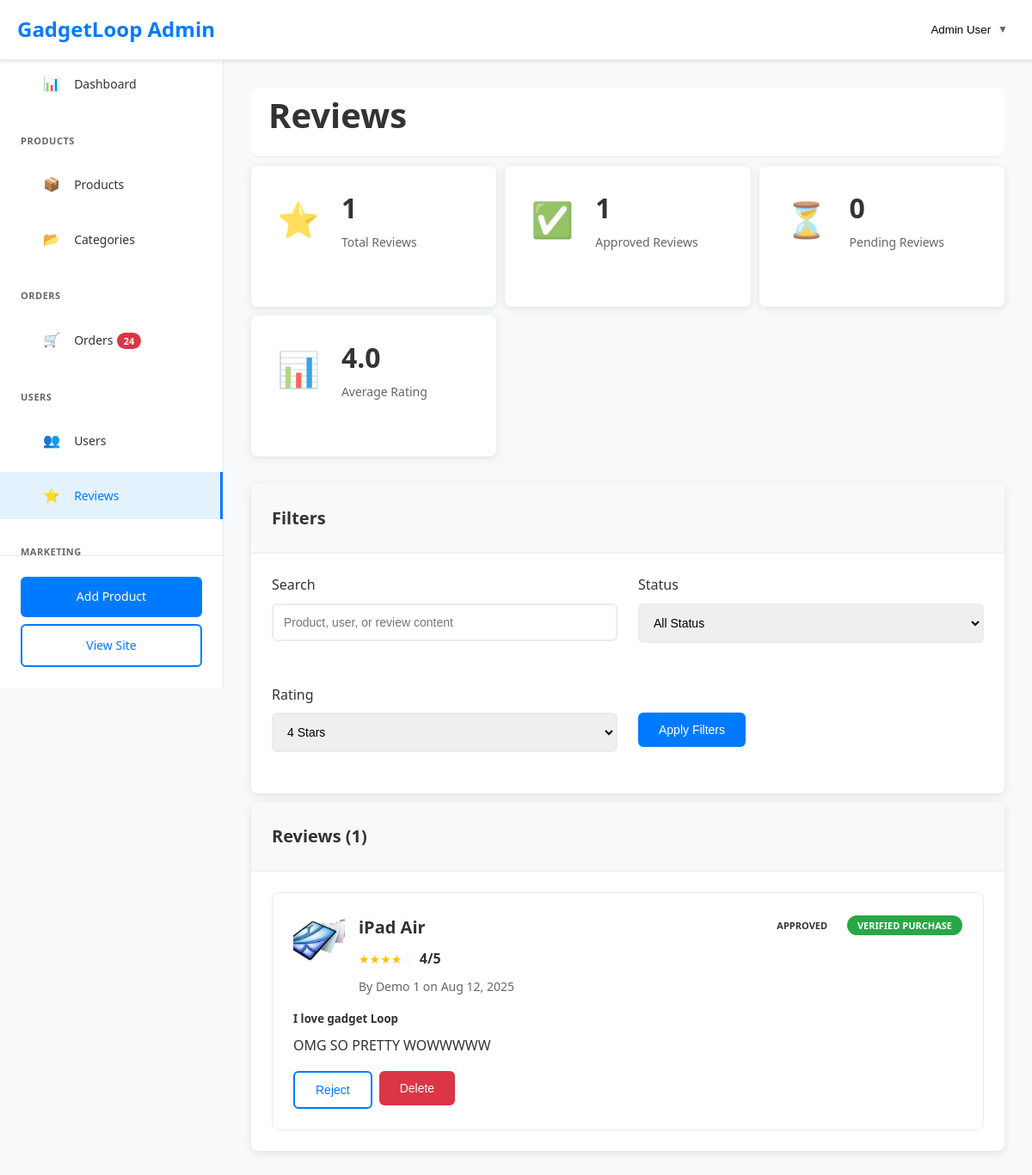
Page /admin/reviews.php?rating=4 (signed in) on the committed database.
### tables this page shows
CREATE TABLE `reviews` (
  `id` int(11) NOT NULL AUTO_INCREMENT,
  `product_id` int(11) NOT NULL,
  `user_id` int(11) NOT NULL,
  `order_id` int(11) DEFAULT NULL,
  `rating` int(11) NOT NULL CHECK (`rating` >= 1 and `rating` <= 5),
  `title` varchar(200) DEFAULT NULL,
  `comment` text DEFAULT NULL,
  `is_verified_purchase` tinyint(1) DEFAULT 0,
  `is_approved` tinyint(1) DEFAULT 1,
  `created_at` timestamp NOT NULL DEFAULT current_timestamp(),
  `updated_at` timestamp NOT NULL DEFAULT current_timestamp() ON UPDATE current_timestamp(),
  PRIMARY KEY (`id`),
  UNIQUE KEY `unique_user_product_order` (`user_id`,`product_id`,`order_id`),
  KEY `order_id` (`order_id`),
  KEY `idx_reviews_product` (`product_id`),
  KEY `idx_reviews_user` (`user_id`),
  CONSTRAINT `reviews_ibfk_1` FOREIGN KEY (`product_id`) REFERENCES `products` (`id`) ON DELETE CASCADE,
  CONSTRAINT `reviews_ibfk_2` FOREIGN KEY (`user_id`) REFERENCES `users` (`id`) ON DELETE CASCADE,
  CONSTRAINT `reviews_ibfk_3` FOREIGN KEY (`order_id`) REFERENCES `orders` (`id`) ON DELETE SET NULL
);

CREATE TABLE `products` (
  `id` int(11) NOT NULL AUTO_INCREMENT,
  `name` varchar(200) NOT NULL,
  `description` text DEFAULT NULL,
  `short_description` varchar(500) DEFAULT NULL,
  `category_id` int(11) DEFAULT NULL,
  `price` decimal(10,2) NOT NULL,
  `discount_percentage` int(11) DEFAULT 0,
  `stock_quantity` int(11) DEFAULT 0,
  `low_stock_threshold` int(11) DEFAULT 10,
  `sku` varchar(100) DEFAULT NULL,
  `main_image` varchar(255) DEFAULT NULL,
  `is_featured` tinyint(1) DEFAULT 0,
  `is_active` tinyint(1) DEFAULT 1,
  `meta_title` varchar(200) DEFAULT NULL,
  `meta_description` varchar(500) DEFAULT NULL,
  `created_at` timestamp NOT NULL DEFAULT current_timestamp(),
  `updated_at` timestamp NOT NULL DEFAULT current_timestamp() ON UPDATE current_timestamp(),
  PRIMARY KEY (`id`),
  UNIQUE KEY `sku` (`sku`),
  KEY `idx_products_category` (`category_id`),
  KEY `idx_products_featured` (`is_featured`),
  KEY `idx_products_active` (`is_active`),
  CONSTRAINT `products_ibfk_1` FOREIGN KEY (`category_id`) REFERENCES `categories` (`id`) ON DELETE SET NULL
);

CREATE TABLE `users` (
  `id` int(11) NOT NULL AUTO_INCREMENT,
  `first_name` varchar(50) NOT NULL,
  `last_name` varchar(50) NOT NULL,
  `email` varchar(100) NOT NULL,
  `password` varchar(255) NOT NULL,
  `phone` varchar(20) DEFAULT NULL,
  `role` enum('admin','member') DEFAULT 'member',
  `profile_photo` varchar(255) DEFAULT NULL,
  `is_active` tinyint(1) DEFAULT 1,
  `is_verified` tinyint(1) DEFAULT 0,
  `verification_token` varchar(255) DEFAULT NULL,
  `remember_token` varchar(255) DEFAULT NULL,
  `password_reset_token` varchar(255) DEFAULT NULL,
  `password_reset_expires` datetime DEFAULT NULL,
  `created_at` timestamp NOT NULL DEFAULT current_timestamp(),
  `updated_at` timestamp NOT NULL DEFAULT current_timestamp() ON UPDATE current_timestamp(),
  PRIMARY KEY (`id`),
  UNIQUE KEY `email` (`email`)
);

### admin/reviews.php (the view, shortened to what this page needs)
<?php
require_once '../includes/functions.php';
$rating_filter = $_GET['rating'] ?? '';
$search = $_GET['search'] ?? '';
$where_conditions = ['r.id IS NOT NULL'];
$params = [];
if ($rating_filter) {
    $where_conditions[] = 'r.rating = ?';
    $params[] = $rating_filter;
}
$where_clause = implode(' AND ', $where_conditions);
$stmt = $pdo->prepare("
    SELECT r.*, p.name as product_name, p.main_image as product_image,
    u.first_name, u.last_name, u.email
    FROM reviews r
    JOIN products p ON r.product_id = p.id
    JOIN users u ON r.user_id = u.id
    WHERE $where_clause
    ORDER BY r.created_at DESC
");
$stmt->execute($params);
$reviews = $stmt->fetchAll();
$stmt = $pdo->prepare("
    SELECT
        COUNT(*) as total_reviews,
        SUM(CASE WHEN is_approved = 1 THEN 1 ELSE 0 END) as approved_reviews,
        SUM(CASE WHEN is_approved = 0 THEN 1 ELSE 0 END) as pending_reviews,
        AVG(rating) as average_rating
    FROM reviews
");
$stmt->execute();
$stats = $stmt->fetch();
?>
<!DOCTYPE html>
<html lang="en">
<head>
    <link rel="stylesheet" href="../css/style.css">
    <link rel="stylesheet" href="../css/admin.css">
</head>
<body data-page="admin">
    <?php include 'includes/admin-header.php'; ?>
    <div class="admin-layout">
        <?php include 'includes/admin-sidebar.php'; ?>
        <main class="admin-content">
            <div class="admin-page-header">
                <h1>Reviews</h1>
            </div>
            <div class="stats-grid">
                <div class="stat-card">
                    <div class="stat-icon">⭐</div>
                    <div class="stat-info">
                        <h3><?php echo number_format($stats['total_reviews']); ?></h3>
                        <p>Total Reviews</p>
                    </div>
                </div>
                <div class="stat-card">
                    <div class="stat-icon">✅</div>
                    <div class="stat-info">
                        <h3><?php echo number_format($stats['approved_reviews']); ?></h3>
                        <p>Approved Reviews</p>
                    </div>
                </div>
                <div class="stat-card">
                    <div class="stat-icon">⏳</div>
                    <div class="stat-info">
                        <h3><?php echo number_format($stats['pending_reviews']); ?></h3>
                        <p>Pending Reviews</p>
                    </div>
                </div>
                <div class="stat-card">
                    <div class="stat-icon">📊</div>
                    <div class="stat-info">
                        <h3><?php echo number_format($stats['average_rating'], 1); ?></h3>
                        <p>Average Rating</p>
                    </div>
                </div>
            </div>
            <div class="dashboard-card">
                <div class="card-header">
                    <h3>Filters</h3>
                </div>
                <div class="card-body">
                    <form method="GET" class="filter-form">
                        <div class="form-grid">
                            <div class="form-group">
                                <label for="search">Search</label>
                                <input type="text" id="search" name="search" class="form-control"
                                       value="<?php echo htmlspecialchars($search); ?>" placeholder="Product, user, or review content">
                            </div>
                            <div class="form-group">
                                <label for="status">Status</label>
                                <select id="status" name="status" class="form-control">
                                    <option value="">All Status</option>
                                </select>
                            </div>
                            <div class="form-group">
                                <label for="rating">Rating</label>
                                <select id="rating" name="rating" class="form-control">
                                    <option value="4" <?php echo $rating_filter === '4' ? 'selected' : ''; ?>>4 Stars</option>
                                </select>
                            </div>
                            <div class="form-group">
                                <label>&nbsp;</label>
                                <button type="submit" class="btn btn-primary">Apply Filters</button>
                            </div>
                        </div>
                    </form>
                </div>
            </div>
            <div class="dashboard-card">
                <div class="card-header">
                    <h3>Reviews (<?php echo count($reviews); ?>)</h3>
                </div>
                <div class="card-body">
                    <?php if (empty($reviews)): ?>
                        <p class="text-center">No reviews found.</p>
                    <?php else: ?>
                        <div style="display: flex; flex-direction: column; gap: 1.5rem;">
                            <?php foreach ($reviews as $review): ?>
                            <div style="border: 1px solid #e9ecef; border-radius: 8px; padding: 1.5rem;">
                                <div style="display: flex; gap: 1rem; margin-bottom: 1rem;">
                                    <img src="../images/products/<?php echo htmlspecialchars($review['product_image']); ?>"
                                         alt="<?php echo htmlspecialchars($review['product_name']); ?>"
                                         style="width: 60px; height: 60px; object-fit: cover; border-radius: 4px;">
                                    <div style="flex: 1;">
                                        <div style="display: flex; justify-content: space-between; align-items: start;">
                                            <div>
                                                <h4 style="margin: 0 0 0.5rem 0;"><?php echo htmlspecialchars($review['product_name']); ?></h4>
                                                <div style="display: flex; align-items: center; gap: 0.5rem; margin-bottom: 0.5rem;">
                                                    <div><?php echo generateStarRating($review['rating']); ?></div>
                                                    <span style="font-weight: 600;"><?php echo $review['rating']; ?>/5</span>
                                                </div>
                                                <p style="margin: 0; color: #666; font-size: 14px;">
                                                    By <?php echo htmlspecialchars($review['first_name'] . ' ' . $review['last_name']); ?>
                                                    on <?php echo date('M j, Y', strtotime($review['created_at'])); ?>
                                                </p>
                                            </div>
                                            <div>
                                                <span class="status-badge status-<?php echo $review['is_approved'] ? 'approved' : 'pending'; ?>">
                                                    <?php echo $review['is_approved'] ? 'Approved' : 'Pending'; ?>
                                                </span>
                                                <?php if ($review['is_verified_purchase']): ?>
                                                    <span class="status-badge" style="background: #28a745; color: white; margin-left: 0.5rem;">Verified Purchase</span>
                                                <?php endif; ?>
                                            </div>
                                        </div>
                                    </div>
                                </div>
                                <?php if ($review['title']): ?>
                                    <h5 style="margin: 0 0 0.5rem 0;"><?php echo htmlspecialchars($review['title']); ?></h5>
                                <?php endif; ?>
                                <p style="margin: 0 0 1rem 0; line-height: 1.6;"><?php echo nl2br(htmlspecialchars($review['comment'])); ?></p>
                                <div style="display: flex; gap: 0.5rem;">
                                    <?php if (!$review['is_approved']): ?>
                                        <form method="POST" style="display: inline;">
                                            <input type="hidden" name="review_id" value="<?php echo $review['id']; ?>">
                                            <button type="submit" name="approve_review" class="btn btn-primary btn-sm">Approve</button>
                                        </form>
                                    <?php else: ?>
                                        <form method="POST" style="display: inline;">
                                            <button type="submit" name="reject_review" class="btn btn-outline btn-sm">Reject</button>
                                        </form>
                                    <?php endif; ?>
                                    <form method="POST" style="display: inline;" onsubmit="return confirm('Are you sure you want to delete this review?')">
                                        <button type="submit" name="delete_review" class="btn btn-danger btn-sm">Delete</button>
                                    </form>
                                </div>
                            </div>
                            <?php endforeach; ?>
                        </div>
                    <?php endif; ?>
                </div>
            </div>
        </main>
    </div>
</body>
</html>

### includes/functions.php (shortened to what this page needs)
<?php
function generateStarRating($rating, $max_stars = 5) {
    $rating = round($rating * 2) / 2;
    $stars = '';
    for ($i = 1; $i <= $max_stars; $i++) {
        if ($i <= $rating) {
            $stars .= '<span class="star filled">★</span>';
        } elseif ($i - 0.5 <= $rating) {
            $stars .= '<span class="star half">★</span>';
        } else {
            $stars .= '<span class="star empty">☆</span>';
        }
    }
    return $stars;
}
?>

### css/style.css (style rules this page uses)
* { margin: 0; padding: 0; box-sizing: border-box; }
body { font-family: 'Segoe UI', Tahoma, Geneva, Verdana, sans-serif; line-height: 1.6; color: #333; background-color: #f8f9fa; }
h1, h2, h3, h4, h5, h6 { margin-bottom: 1rem; font-weight: 600; }
h1 { font-size: 2.5rem; }
h3 { font-size: 1.5rem; }
h4 { font-size: 1.25rem; }
p { margin-bottom: 1rem; }
.btn { display: inline-block; padding: 12px 24px; border: none; border-radius: 6px; text-decoration: none; font-size: 14px; font-weight: 500; cursor: pointer; transition: all 0.3s ease; text-align: center; }
.btn-primary, .btn-primary:visited, .btn-primary:focus, .btn-primary:active { background-color: #007bff; color: white; }
.btn-outline { background-color: transparent; color: #007bff; border: 2px solid #007bff; }
.btn-danger { background-color: #dc3545; color: white; }
.form-group { margin-bottom: 1.5rem; }
.form-group label { display: block; margin-bottom: 0.5rem; font-weight: 500; color: #333; }
.form-control { width: 100%; padding: 12px; border: 2px solid #e9ecef; border-radius: 6px; font-size: 14px; transition: border-color 0.3s ease; }
.card-header { padding: 1.5rem; border-bottom: 1px solid #e9ecef; background-color: #f8f9fa; }
.card-body { padding: 1.5rem; }
.star { color: #ffc107; font-size: 14px; }
.star.empty { color: #e9ecef; }

### css/admin.css (style rules this page uses)
.admin-layout { display: flex; min-height: 100vh; background-color: #f8f9fa; margin-top: 70px; flex-direction: row; }
.admin-page-header { background: white; display: flex; justify-content: space-between; align-items: center; padding-left: 20px; border-bottom: 1px solid #e9ecef; border-radius: 10px; }
.admin-content { padding-top: 80px; }
.admin-content { width: 100%; margin-left: 260px; padding-top: 90px; box-sizing: border-box; padding: 2rem; }
.stats-grid { margin-top: 10px; display: grid; grid-template-columns: repeat(auto-fit, minmax(250px, 1fr)); gap: 10px; margin-bottom: 2rem; }
.stat-card { background: white; border-radius: 8px; padding: 10px 50px 50px 10px; box-shadow: 0 2px 10px rgba(0, 0, 0, 0.1); display: flex; align-items: center; gap:5px; transition: transform 0.3s ease; }
.stat-icon { padding:20px; font-size: 2.5rem; opacity: 0.8; }
.stat-info h3 { margin: 0 0 0.25rem 0; font-size: 2rem; color: #333; }
.stat-info p { margin: 0; color: #666; font-size: 14px; }
.dashboard-card { margin-top: 10px; background: white; border-radius: 8px; box-shadow: 0 2px 10px rgba(0, 0, 0, 0.1); overflow: hidden; }
.card-header { display: flex; justify-content: space-between; align-items: center; padding: 1.5rem; border-bottom: 1px solid #e9ecef; background: #f8f9fa; }
.card-header h3 { margin: 0; font-size: 1.25rem; color: #333; }
.card-body { padding: 1.5rem; }
.status-badge { padding: 0.25rem 0.75rem; border-radius: 12px; font-size: 11px; font-weight: 600; text-transform: uppercase; }
.form-grid { display: grid; grid-template-columns: repeat(auto-fit, minmax(300px, 1fr)); gap: 1.5rem; }

### rows in the picture
reviews: product.main_image (picture), product.name "iPad Air", rating "4", user.last_name "Demo 1", created_at "Aug 12, 2025", is_approved "APPROVED", is_verified_purchase "VERIFIED PURCHASE", title "I love gadget Loop", comment "OMG SO PRETTY WOWWWWW"

### other values in the picture
$_SESSION['user_name'] "Admin User"
$order_count "24"
$stats['total_reviews'] "1"
$stats['approved_reviews'] "1"
$stats['pending_reviews'] "0"
$stats['average_rating'] "4.0"
count($reviews) "1"
